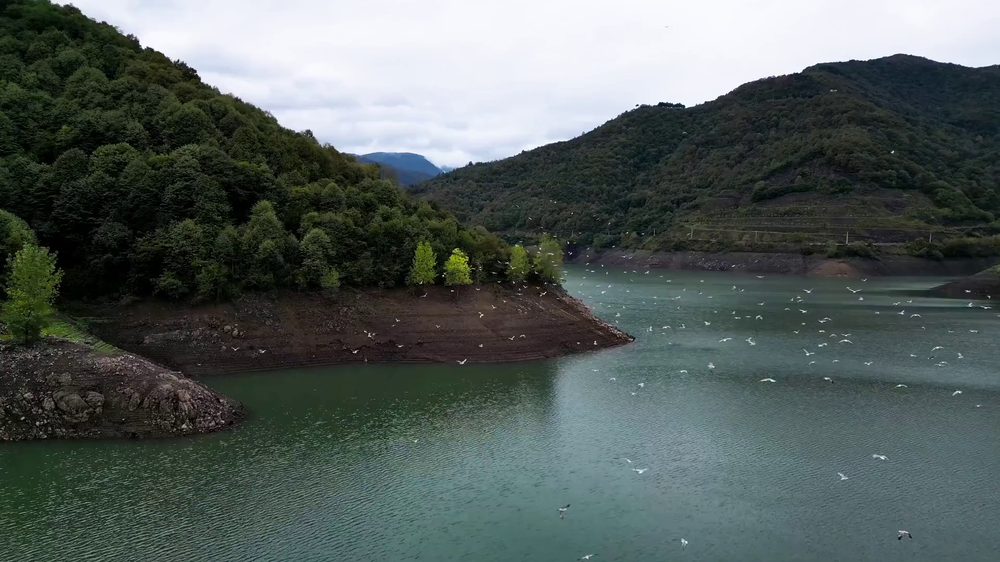
#> input picture frames/frame_0000.png, 1000 x 562 px, shrunk from 1920 x 1080 before the run; its folder holds only this picture in this run
$ python examine_flag_sections.py
#> lines starting #> are read from the running program, lines starting #| are printed output that depends on the picture
#!/usr/bin/env python3
import cv2
import numpy as np
from PIL import Image
import os
import re

def extract_and_search():
    """Extract LSBs and search around flag occurrences"""
    frames_dir = 'frames'
    frames = sorted([f for f in os.listdir(frames_dir) if f.endswith('.png')])

    # Extract from red channel
    all_text = []
    for frame_file in frames:
        frame_path = os.path.join(frames_dir, frame_file)
        try:
            img = Image.open(frame_path)
#> img is the input picture: PIL image 1000x562 RGB; mean R, G, B 85.2, 95.1, 92.3
            img_array = np.array(img)
            if len(img_array.shape) == 3:
                channel = img_array[:, :, 0]  # Red channel
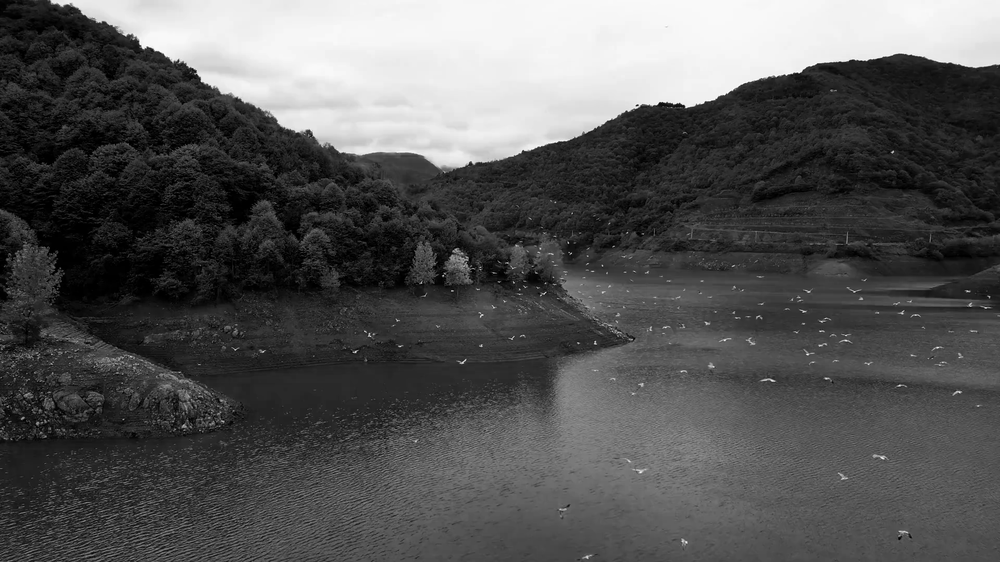
#> channel: shape (562, 1000); min 0, max 255, mean 85.2
                lsb_bits = channel & 1
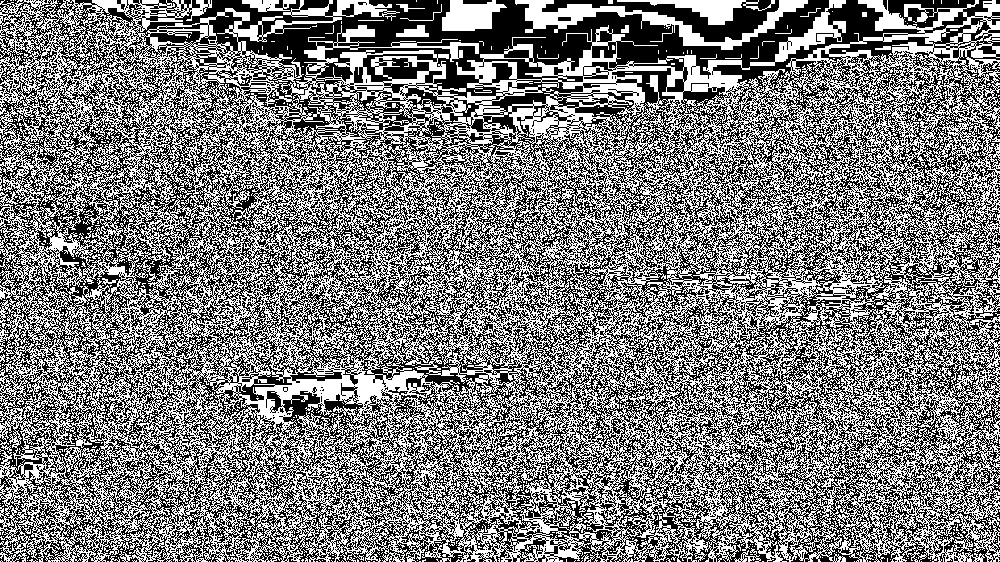
#> lsb_bits: shape (562, 1000); values 0 (black) and 1 (white), 48.8% white in thin lines or dots
                flat_bits = lsb_bits.flatten()
                bit_string = ''.join([str(int(b)) for b in flat_bits])
                for i in range(0, len(bit_string) - 7, 8):
                    byte_val = int(bit_string[i:i+8], 2)
                    if 32 <= byte_val <= 126:
                        all_text.append(chr(byte_val))
#> this loop made 70250 passes
#> (i, byte_val) on passes 2 to 4: (8, 53), (16, 62), (24, 202)
#> after the loop, all_text = 21991 items
        except:
            continue

    combined_text = ''.join(all_text)

    # Find all occurrences of 'flag' (case insensitive)
    import re
    flag_positions = []
    for match in re.finditer(r'[fF][lL][aA][gG]', combined_text, re.IGNORECASE):
        flag_positions.append(match.start())
#> this loop made 0 passes
#> after the loop, flag_positions = []

    print(f"Found {len(flag_positions)} occurrences of 'flag'")
#| Found 0 occurrences of 'flag'

    # Examine context around each occurrence
    for i, pos in enumerate(flag_positions[:10]):  # Check first 10
        start = max(0, pos - 50)
        end = min(len(combined_text), pos + 200)
        context = combined_text[start:end]
        print(f"\nOccurrence {i+1} at position {pos}:")
        print(f"Context: {context}")

        # Try to find flag pattern in this context
        flag_patterns = [
            r'[fF][lL][aA][gG]\{[A-Za-z0-9_]{10,}\}',
            r'[fF][lL][aA][gG][:\{][A-Za-z0-9_]{10,}',
        ]
        for pattern in flag_patterns:
            matches = re.findall(pattern, context)
            if matches:
                print(f"  *** FLAG FOUND: {matches} ***")

    # Also try searching for common CTF flag formats
    print("\n=== Searching for CTF flag formats ===")
    patterns = [
        r'[a-z]{4}\{[A-Za-z0-9_]{15,}\}',  # flag{...}
        r'[A-Z]{4}\{[A-Za-z0-9_]{15,}\}',  # FLAG{...}
        r'picoCTF\{[A-Za-z0-9_]{15,}\}',
        r'[a-z]{4}CTF\{[A-Za-z0-9_]{15,}\}',
    ]

    for pattern in patterns:
        matches = re.findall(pattern, combined_text)
        if matches:
            print(f"Pattern {pattern}: {matches}")

if __name__ == '__main__':
    extract_and_search()
